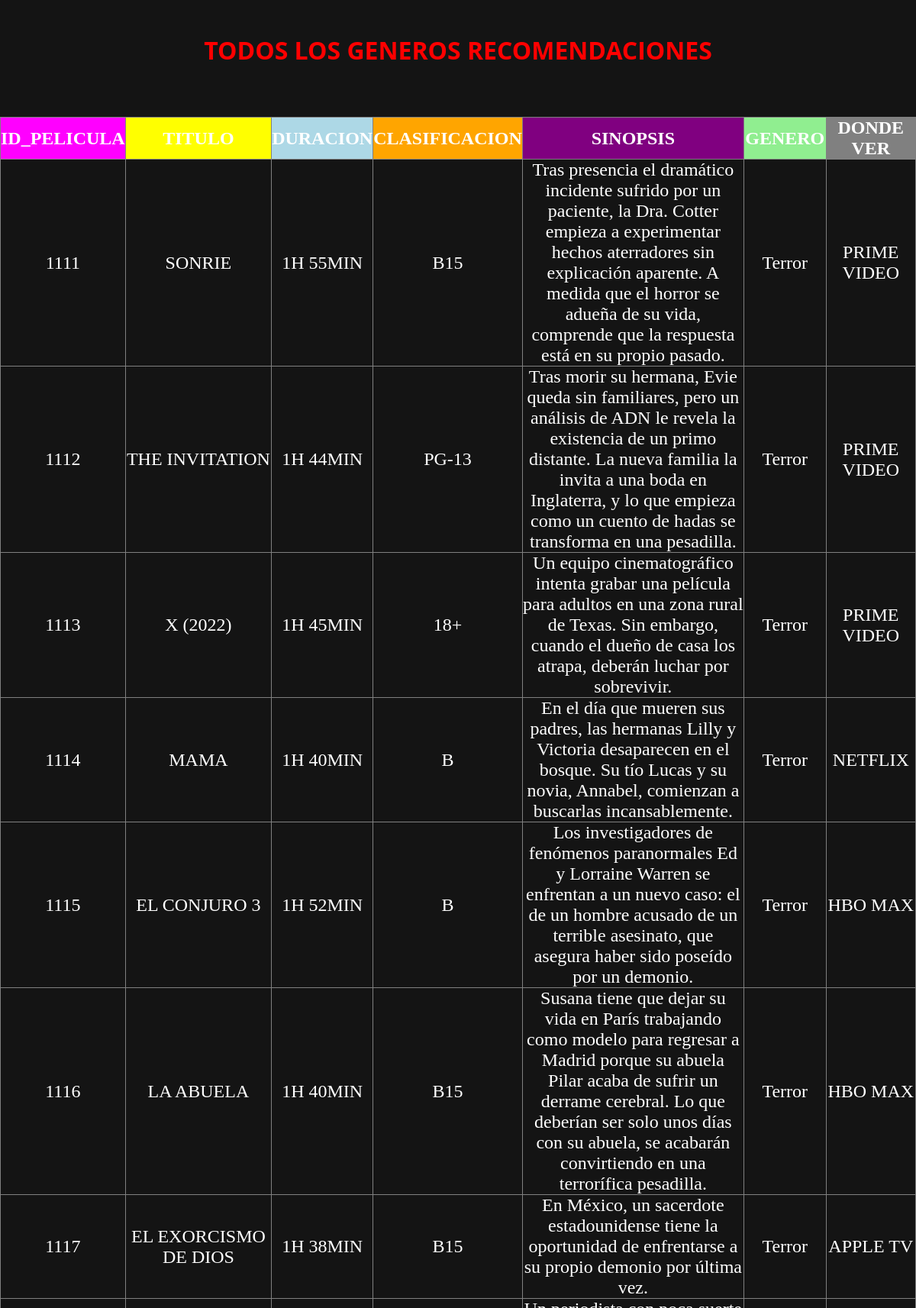
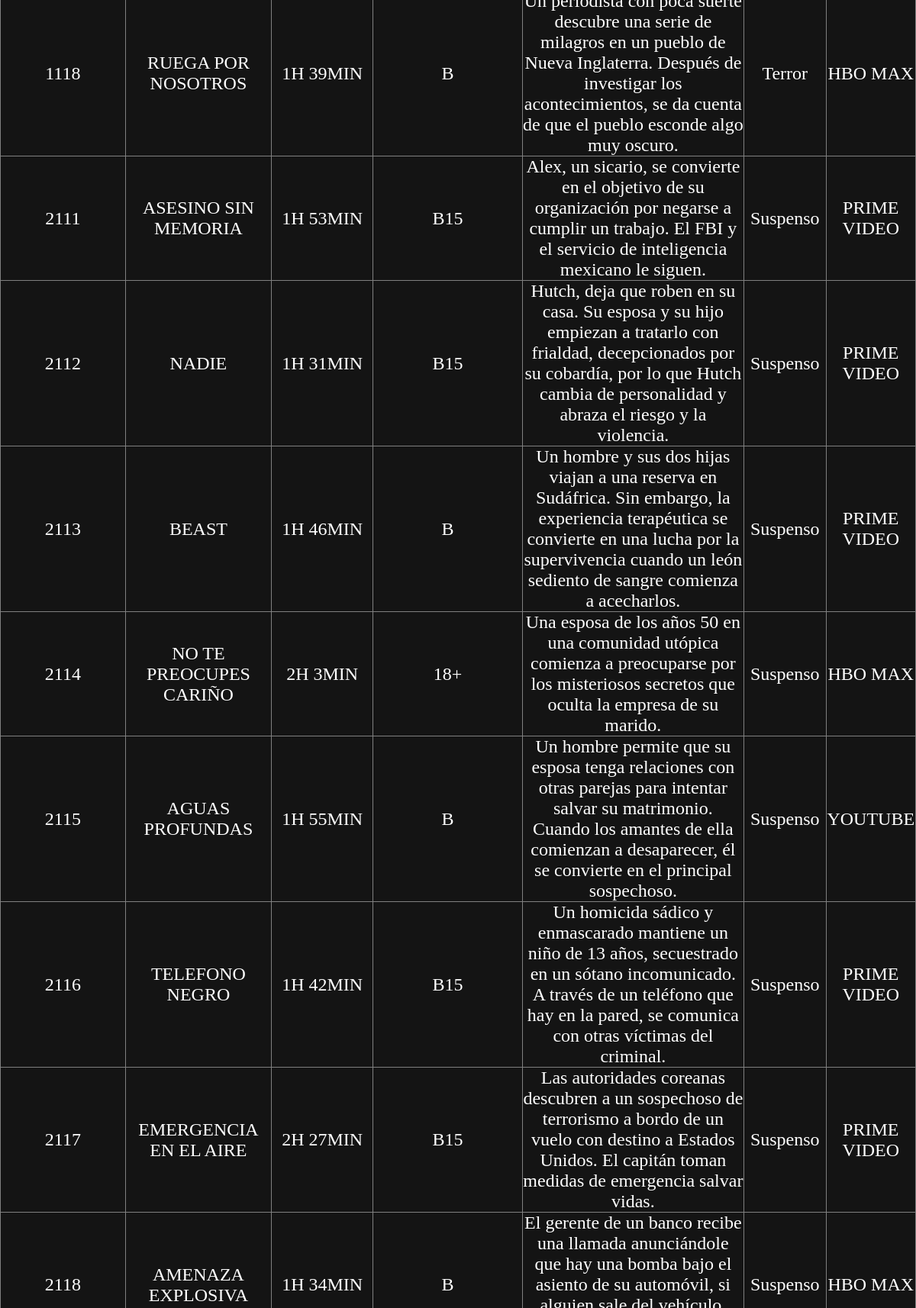
Page /todas.php (upper part) on the committed database (2 pictures, top to bottom).
### tables this page shows
CREATE TABLE `pelicula` (
  `id_pelicula` int(10) NOT NULL,
  `titulo` varchar(40) DEFAULT NULL,
  `duracion` varchar(20) DEFAULT NULL,
  `clasificacion` varchar(10) DEFAULT NULL,
  `sinopsis` varchar(400) DEFAULT NULL,
  `genero` varchar(40) DEFAULT NULL,
  `donde_ver` varchar(100) NOT NULL
);

### todas.php (the view, shortened to what this page needs)
<?php
$con = conectar();
$sql = "select * from pelicula";
$query=mysqli_query($con,$sql);
?>
<!DOCTYPE html>
<html lang="en">
<head>
    <link rel="stylesheet" href="terror.css">
</head>
<body>
    <br><br>
    <h1><center>TODOS LOS GENEROS RECOMENDACIONES</center></h1>
    <br><br><br>
    <table border style="border-collapse: collapse;">
        <thead>
            <tr>
                <th bgcolor="magenta">ID_PELICULA</th>
                <th bgcolor="yellow">TITULO</th>
                <th bgcolor="lightblue">DURACION</th>
                <th bgcolor="orange">CLASIFICACION</th>
                <th bgcolor="purple">SINOPSIS</th>
                <th bgcolor="lightgreen">GENERO</th>
                <th bgcolor="gray">DONDE VER</th>
            </tr>
        </thead>
        <tbody>
            <?php
            while ($row = mysqli_fetch_array($query)) {
            ?>
                <tr>
                    <td><center><?php echo $row['id_pelicula'] ?></center></td>
                    <td><center><?php echo $row['titulo'] ?></td>
                    <td><center><?php echo $row['duracion'] ?></center></td>
                    <td><center><?php echo $row['clasificacion'] ?></center></td>
                    <td><center><?php echo $row['sinopsis'] ?></center></td>
                    <td><center><?php echo $row['genero'] ?></center></td>
                    <td><center><?php echo $row['donde_ver'] ?></center></td>
                </tr>
            <?php
            }
            ?>
        </tbody>
    </table>
</body>
</html>

### terror.css (style rules this page uses)
:root { --rojo: #E50914; --fondo: #141414; }
* { margin: 0; padding: 0; box-sizing: border-box; }
body { background: var(--fondo); font-family: 'Open Sans', sans-serif; }
h1 { color: red; }
h3, table { color: white; font-family: 'Bebas Neue', cursive; font-size: 24px; }

### rows in the picture
pelicula: id_pelicula "1111", titulo "SONRIE", duracion "1H 55MIN", clasificacion "B15", sinopsis "Tras presencia el dramático incidente sufrido por un paciente, la Dra. Cotter empieza a experimentar hechos aterradores sin explicación aparente. A medida que el horror se adueña de su vida, comprende que la respuesta está en su propio pasado.", genero "Terror", donde_ver "PRIME VIDEO"
pelicula: id_pelicula "1112", titulo "THE INVITATION", duracion "1H 44MIN", clasificacion "PG-13", sinopsis "Tras morir su hermana, Evie queda sin familiares, pero un análisis de ADN le revela la existencia de un primo distante. La nueva familia la invita a una boda en Inglaterra, y lo que empieza como un cuento de hadas se transforma en una pesadilla.", genero "Terror", donde_ver "PRIME VIDEO"
pelicula: id_pelicula "1113", titulo "X (2022)", duracion "1H 45MIN", clasificacion "18+", sinopsis "Un equipo cinematográfico intenta grabar una película para adultos en una zona rural de Texas. Sin embargo, cuando el dueño de casa los atrapa, deberán luchar por sobrevivir.", genero "Terror", donde_ver "PRIME VIDEO"
pelicula: id_pelicula "1114", titulo "MAMA", duracion "1H 40MIN", clasificacion "B", sinopsis "En el día que mueren sus padres, las hermanas Lilly y Victoria desaparecen en el bosque. Su tío Lucas y su novia, Annabel, comienzan a buscarlas incansablemente.", genero "Terror", donde_ver "NETFLIX"
pelicula: id_pelicula "1115", titulo "EL CONJURO 3", duracion "1H 52MIN", clasificacion "B", sinopsis "Los investigadores de fenómenos paranormales Ed y Lorraine Warren se enfrentan a un nuevo caso: el de un hombre acusado de un terrible asesinato, que asegura haber sido poseído por un demonio.", genero "Terror", donde_ver "HBO MAX"
pelicula: id_pelicula "1116", titulo "LA ABUELA", duracion "1H 40MIN", clasificacion "B15", sinopsis "Susana tiene que dejar su vida en París trabajando como modelo para regresar a Madrid porque su abuela Pilar acaba de sufrir un derrame cerebral. Lo que deberían ser solo unos días con su abuela, se acabarán convirtiendo en una terrorífica pesadilla.", genero "Terror", donde_ver "HBO MAX"
pelicula: id_pelicula "1117", titulo "EL EXORCISMO DE DIOS", duracion "1H 38MIN", clasificacion "B15", sinopsis "En México, un sacerdote estadounidense tiene la oportunidad de enfrentarse a su propio demonio por última vez.", genero "Terror", donde_ver "APPLE TV"
pelicula: id_pelicula "1118", titulo "RUEGA POR NOSOTROS", duracion "1H 39MIN", clasificacion "B", sinopsis "Un periodista con poca suerte descubre una serie de milagros en un pueblo de Nueva Inglaterra. Después de investigar los acontecimientos, se da cuenta de que el pueblo esconde algo muy oscuro.", genero "Terror", donde_ver "HBO MAX"
pelicula: id_pelicula "2111", titulo "ASESINO SIN MEMORIA", duracion "1H 53MIN", clasificacion "B15", sinopsis "Alex, un sicario, se convierte en el objetivo de su organización por negarse a cumplir un trabajo. El FBI y el servicio de inteligencia mexicano le siguen.", genero "Suspenso", donde_ver "PRIME VIDEO"
pelicula: id_pelicula "2112", titulo "NADIE", duracion "1H 31MIN", clasificacion "B15", sinopsis "Hutch, deja que roben en su casa. Su esposa y su hijo empiezan a tratarlo con frialdad, decepcionados por su cobardía, por lo que Hutch cambia de personalidad y abraza el riesgo y la violencia.", genero "Suspenso", donde_ver "PRIME VIDEO"
pelicula: id_pelicula "2113", titulo "BEAST", duracion "1H 46MIN", clasificacion "B", sinopsis "Un hombre y sus dos hijas viajan a una reserva en Sudáfrica. Sin embargo, la experiencia terapéutica se convierte en una lucha por la supervivencia cuando un león sediento de sangre comienza a acecharlos.", genero "Suspenso", donde_ver "PRIME VIDEO"
pelicula: id_pelicula "2114", titulo "NO TE PREOCUPES CARIÑO", duracion "2H 3MIN", clasificacion "18+", sinopsis "Una esposa de los años 50 en una comunidad utópica comienza a preocuparse por los misteriosos secretos que oculta la empresa de su marido.", genero "Suspenso", donde_ver "HBO MAX"
pelicula: id_pelicula "2115", titulo "AGUAS PROFUNDAS", duracion "1H 55MIN", clasificacion "B", sinopsis "Un hombre permite que su esposa tenga relaciones con otras parejas para intentar salvar su matrimonio. Cuando los amantes de ella comienzan a desaparecer, él se convierte en el principal sospechoso.", genero "Suspenso", donde_ver "YOUTUBE"
pelicula: id_pelicula "2116", titulo "TELEFONO NEGRO", duracion "1H 42MIN", clasificacion "B15", sinopsis "Un homicida sádico y enmascarado mantiene un niño de 13 años, secuestrado en un sótano incomunicado. A través de un teléfono que hay en la pared, se comunica con otras víctimas del criminal.", genero "Suspenso", donde_ver "PRIME VIDEO"
pelicula: id_pelicula "2117", titulo "EMERGENCIA EN EL AIRE", duracion "2H 27MIN", clasificacion "B15", sinopsis "Las autoridades coreanas descubren a un sospechoso de terrorismo a bordo de un vuelo con destino a Estados Unidos. El capitán toman medidas de emergencia salvar vidas.", genero "Suspenso", donde_ver "PRIME VIDEO"
pelicula: id_pelicula "2118", titulo "AMENAZA EXPLOSIVA", duracion "1H 34MIN", clasificacion "B", genero "Suspenso", donde_ver "HBO MAX"
